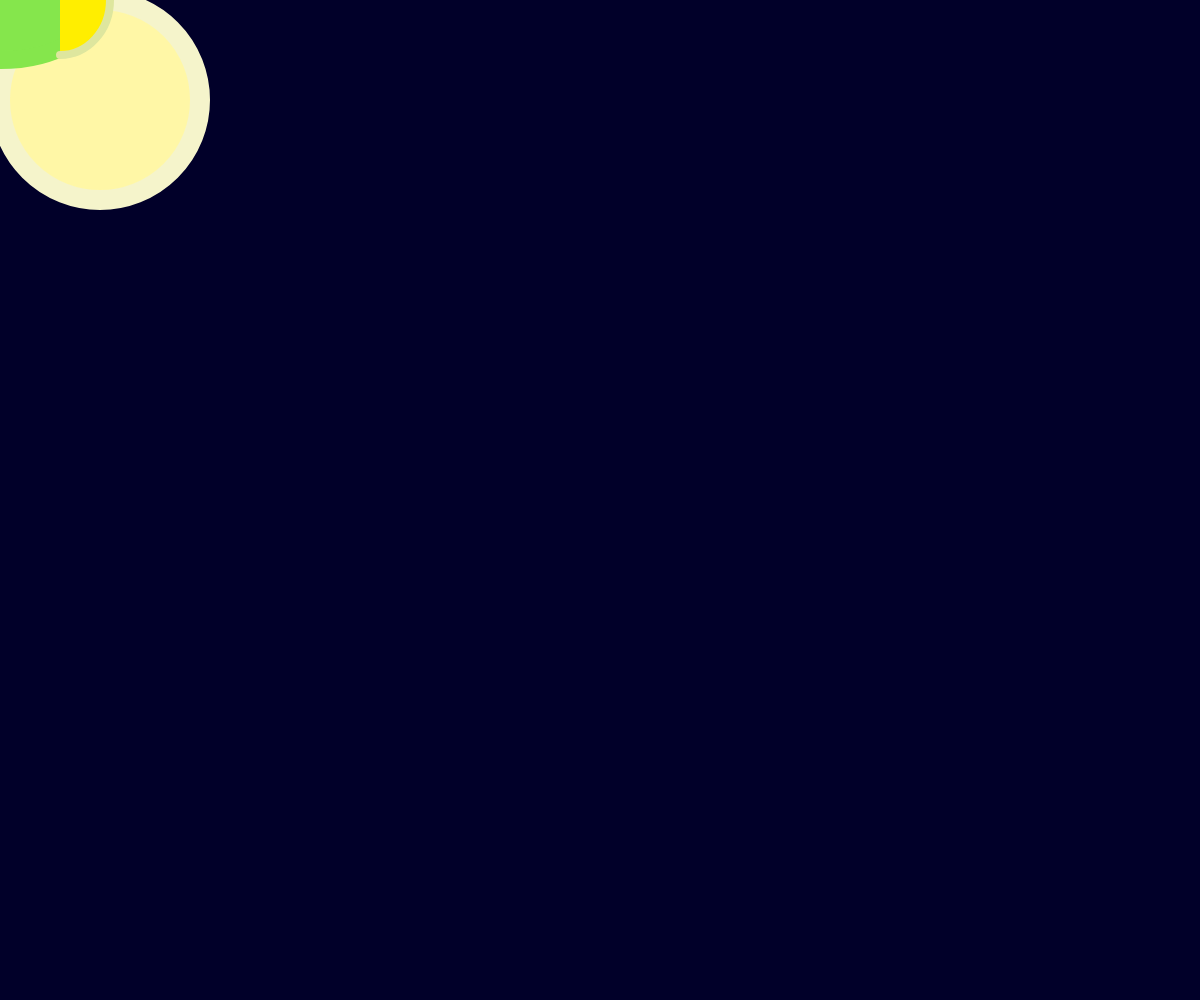
Frame 1 (no input)
Frame 60 (no input): identical to frame 1, image omitted
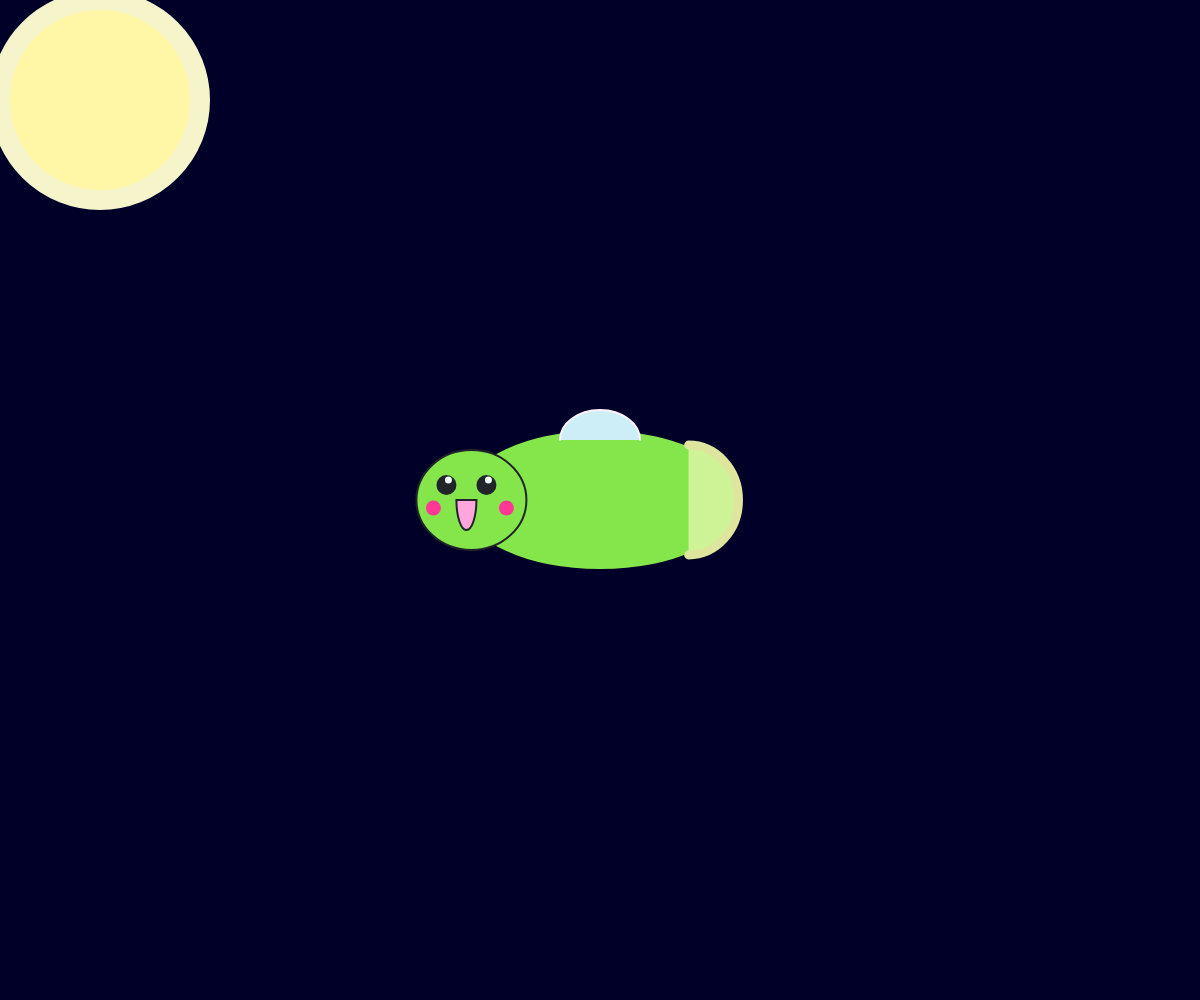
Frame 120 (the mouse pressed at the canvas centre since frame 60)

The p5.js sketch that drew these frames (run headless with seeded random() and noise() and a simulated clock; from frame 60 on, the mouse is pressed at the canvas centre):

// p5.js sketch
// ── sketch.js
// Hér kemur kóðinn þinn:
var bukur = 200;
var rassinn = 8;
var kinnaliturR = 255;
var kinnaliturB = 166;
var kinnaliturG = 222;
var blikkR = 255;
var blikkB = 238;
var blikkG = 0;


function setup() {
  createCanvas(windowWidth,windowHeight);
  rectMode(CENTER);
}
function draw() {
  background(1, 0, 41);
  //Sól
  stroke(245, 244, 203);
  strokeWeight(20);
  fill(255, 247, 166);
  ellipse(100,100,200,200);
  // Teiknum búkinn
  stroke(133, 230, 76);
  strokeWeight(18);
  fill(133, 230, 76);
  ellipse(mouseX,mouseY,bukur,120);
  // Teiknum hausinn
  stroke(33, 37, 42);
  strokeWeight(2);
  fill(133, 230, 76);
  ellipse(mouseX - bukur/2,mouseY, 110,100);
  //Teiknum rassinn
  stroke(222, 230, 158);
  strokeWeight(rassinn);
  fill(blikkR, blikkB, blikkG);
  arc(mouseX + bukur/2 -40, mouseY, 100, 110, 3*PI/2, PI/2);
  //Teiknum vængi
  stroke(3212, 242, 255);
  strokeWeight(2);
  fill(205, 237, 247);
  arc(mouseX , mouseY - 60, 80, 60, PI, TWO_PI);
  // Teiknum augun
  noStroke();
  fill(33, 37, 42);
  ellipse (mouseX - bukur/2 + 15 ,mouseY - 15, 20,20);
  ellipse (mouseX - bukur/2 - 25,mouseY - 15, 20,20);
  // endurskin í augum
  fill(242, 249, 252);
  ellipse (mouseX - bukur/2 + 17,mouseY - 20, 7,7);
  ellipse (mouseX - bukur/2 - 23,mouseY - 20, 7,7);
  // roði í kinnum
  fill(kinnaliturR,kinnaliturB,kinnaliturG);
  ellipse (mouseX - bukur/2 + 35,mouseY + 8, 15,15);
  ellipse (mouseX - bukur/2 - 38,mouseY + 8, 15,15);
  //munnur
  stroke(33, 37, 42);
  strokeWeight(2);
  fill(255, 166, 222)
  arc(mouseX - bukur/2 - 5,mouseY, 20, 60, 0, PI, CHORD);


}

function mousePressed() {
	bukur = random (150, 300);
  rassinn = random (8, 12);
  kinnaliturR = 255;
  kinnaliturB = 130 - random(0, 100);
  kinnaliturG = 200 - random(30, 90);
  blikkR = 246 - random(0, 50);
  blikkB = 238 - random((-15),20 );
  blikkG = 82 - random(0, (-90));
}
